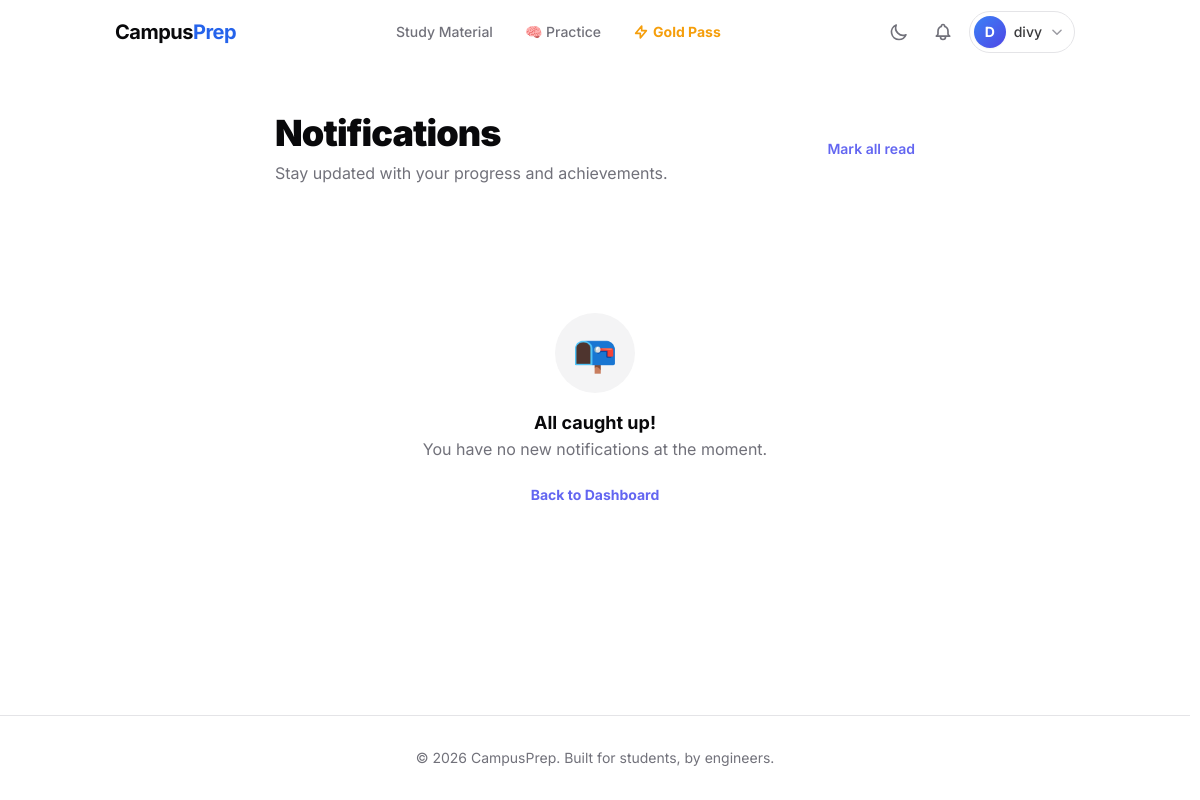
/notifications/ (signed in), run on an earlier commit of the app's database.
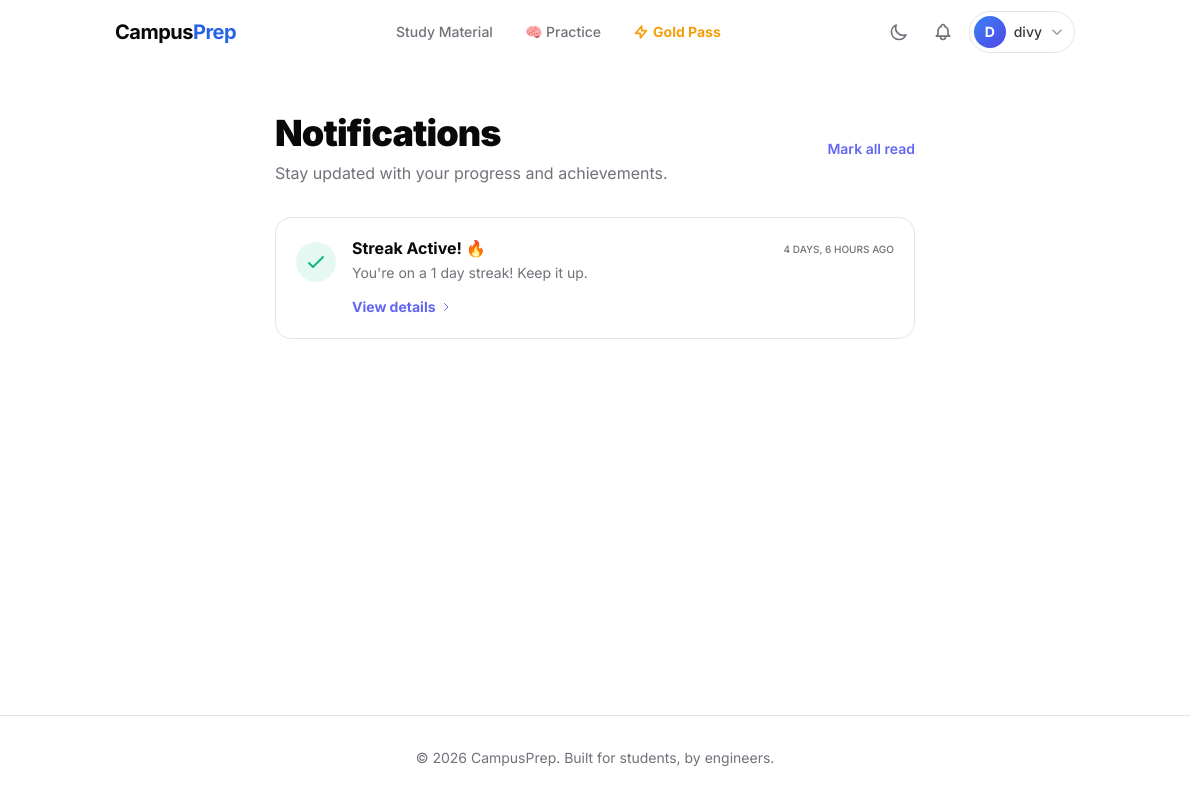
And on a later commit of the database.
### apps/notifications/models.py (models this page shows, shortened)
class Notification(models.Model):
    LEVEL_CHOICES = [
        ('info', 'Information'),
        ('success', 'Success'),
        ('warning', 'Warning'),
        ('error', 'Error'),
    ]
    user = models.ForeignKey(settings.AUTH_USER_MODEL, on_delete=models.CASCADE, related_name='notifications')
    level = models.CharField(max_length=10, choices=LEVEL_CHOICES, default='info')
    title = models.CharField(max_length=255)
    message = models.TextField()
    link = models.URLField(max_length=500, null=True, blank=True)
    is_read = models.BooleanField(default=False)
    created_at = models.DateTimeField(auto_now_add=True)
    class Meta:
        ordering = ['-created_at']

### apps/notifications/views.py (the view)
# urls.py: path('', views.notification_list, name='list'),
@login_required
def notification_list(request):
    notifications = NotificationDataService.get_user_notifications(request.user)
    return render(request, 'notifications/list.html', {'notifications': notifications})

### apps/common/services.py (called while the page is built)
    @staticmethod
    def get_or_set_cache(key: str, callback: Callable, timeout: int = 3600) -> Any:
        data = cache.get(key)
        if data is None:
            logger.debug(f"Cache miss for key: {key}")
            data = callback()
            cache.set(key, data, timeout)
        else:
            logger.debug(f"Cache hit for key: {key}")
        return data

### apps/notifications/data_services.py (called while the page is built)
    @classmethod
    def get_user_notifications(cls, user):
        if not user.is_authenticated:
            return []
        return cls.get_or_set_cache(
            f'user_notifications_{user.id}',
            lambda: list(Notification.objects.filter(user=user).order_by('-created_at')[:50]),
            timeout=300
        )

### apps/users/context_processors.py (called while the page is built, shortened)
def clerk_settings(request):
    publishable_key = settings.CLERK_PUBLISHABLE_KEY
    js_url = "clerk.accounts.dev" # Default
    return {
        'CLERK_PUBLISHABLE_KEY': settings.CLERK_PUBLISHABLE_KEY,
        'CLERK_JS_URL': js_url,
    }

### templates/notifications/list.html (shortened to what this page needs)
{% extends 'base.html' %}
{% block content %}
<div class="container max-w-2xl mx-auto px-4 py-8 sm:py-12">
    <div class="flex items-center justify-between mb-8">
        <div>
            <h1 class="text-3xl font-black tracking-tight text-foreground sm:text-4xl">Notifications</h1>
            <p class="text-muted-foreground mt-2">Stay updated with your progress and achievements.</p>
        </div>
        <button hx-post="{% url 'notifications:mark_all_read' %}"
                hx-swap="none"
                class="text-sm font-semibold text-indigo-500 hover:text-indigo-600 transition-colors">
            Mark all read
        </button>
    </div>
    <div class="space-y-4">
        {% for n in notifications %}
        <div id="notification-{{ n.pk }}"
             class="group relative overflow-hidden rounded-2xl border border-border bg-card p-5 transition-all hover:bg-muted/50 {% if not n.is_read %}border-indigo-500/30 bg-indigo-500/5{% endif %}">
            <div class="flex gap-4">
                <div class="flex-shrink-0 mt-1">
                    {% if n.level == 'success' %}
                        <div class="flex h-10 w-10 items-center justify-center rounded-full bg-emerald-500/10 text-emerald-500">
                            <svg class="h-6 w-6" fill="none" viewBox="0 0 24 24" stroke="currentColor"><path stroke-linecap="round" stroke-linejoin="round" stroke-width="2" d="M5 13l4 4L19 7"/></svg>
                        </div>
                    {% elif n.level == 'error' %}
                        <div class="flex h-10 w-10 items-center justify-center rounded-full bg-rose-500/10 text-rose-500">
                            <svg class="h-6 w-6" fill="none" viewBox="0 0 24 24" stroke="currentColor"><path stroke-linecap="round" stroke-linejoin="round" stroke-width="2" d="M6 18L18 6M6 6l12 12"/></svg>
                        </div>
                    {% endif %}
                </div>
                <div class="flex-1 min-w-0">
                    <div class="flex items-start justify-between gap-4">
                        <h3 class="text-base font-bold text-foreground leading-tight">{{ n.title }}</h3>
                        <span class="text-[10px] font-medium text-muted-foreground uppercase whitespace-nowrap mt-1">{{ n.created_at|timesince }} ago</span>
                    </div>
                    <p class="mt-1 text-sm text-muted-foreground leading-relaxed">{{ n.message }}</p>
                    {% if n.link %}
                    <a href="{{ n.link }}" class="mt-3 inline-flex items-center text-sm font-bold text-indigo-500 hover:text-indigo-600 transition-colors">
                        View details
                        <svg class="ml-1 h-3 w-3" fill="none" viewBox="0 0 24 24" stroke="currentColor"><path stroke-linecap="round" stroke-linejoin="round" stroke-width="2" d="M9 5l7 7-7 7"/></svg>
                    </a>
                    {% endif %}
                </div>
            </div>
        </div>
        {% empty %}
        <div class="flex flex-col items-center justify-center py-24 gap-4 text-center">
            <div class="h-20 w-20 rounded-full bg-muted flex items-center justify-center text-4xl">📭</div>
            <div>
                <p class="font-bold text-foreground text-lg">All caught up!</p>
                <p class="text-muted-foreground">You have no new notifications at the moment.</p>
            </div>
            <a href="/" class="mt-2 text-sm font-bold text-indigo-500 hover:underline">Back to Dashboard</a>
        </div>
        {% endfor %}
    </div>
</div>
{% endblock %}

What changed in the data, as far as the page shows it:
added Notification: level "success" (drawn), title "Streak Active! 🔥", created_at "4 DAYS, 6 HOURS", message "You're on a 1 day streak! Keep it up."
Also different on the page:
text no longer shown: "📭 All caught up! You have no new notifications at the moment. Back to Dashboard"
